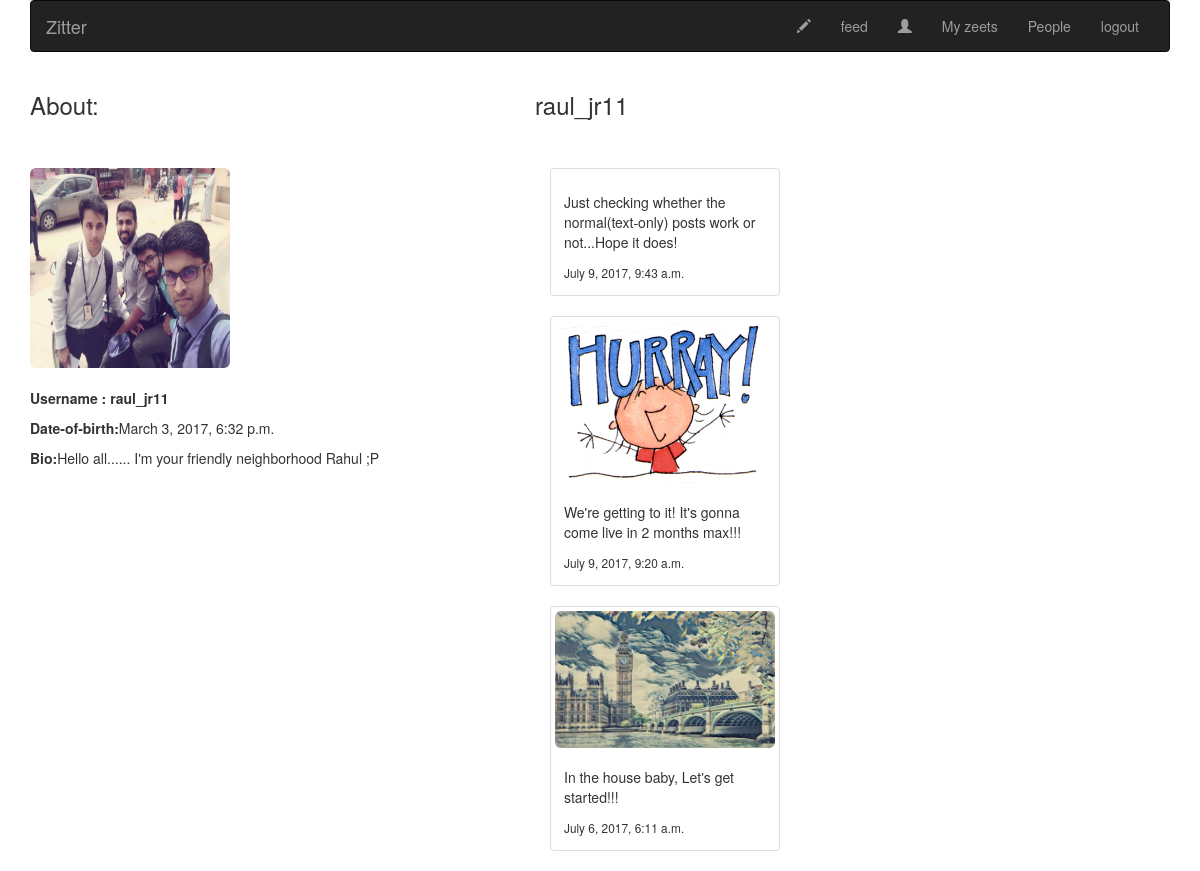
/account/users/raul_jr11/ (signed in), run on the app's committed database.
### account/models.py (models this page shows, shortened)
class Profile(models.Model):
	user = models.OneToOneField(settings.AUTH_USER_MODEL)
	photo = models.ImageField(blank = True, upload_to = '%Y/%m/%d/profiles/')
	date_of_birth = models.DateTimeField(blank = True, null = True)
	bio = models.CharField(max_length = 350, help_text = '350 characters only. Make it short ^_^')

### zeets/models.py (models this page shows, shortened)
class Zeet(models.Model):
	zeeter = models.ForeignKey(settings.AUTH_USER_MODEL, related_name = 'zeets_created')
	body = models.CharField(max_length = 140, help_text = "140 characters only :P")
	created = models.DateTimeField(auto_now = True)
	image = models.ImageField(blank = True, upload_to = '%Y/%m/%d/images/')
	class Meta:
		ordering = ['-created']

### account/views.py (the view)
# urls.py: url(r'^users/(?P<username>[-\w]+)/$', views.user_detail, name = 'user_detail'),
@login_required
def user_detail(request, username):
	user = get_object_or_404(User, username = username, is_active = True)
	zeets = Zeet.objects.filter(zeeter = user)
	return render(request, 'account/detail.html', {'zeets':zeets, 'user':user})

### account/templates/account/detail.html (shortened to what this page needs)
{% extends "base.html" %}
{% load static %}
{% block content %}
	<div class="row">
		<div class="col-md-8">
			<h3>About:</h3>
			<br><br>
			{% if user.profile.photo %}
				<img src="{{ user.profile.photo.url }}" width="200" height="200" class="img-rounded">
			{% else %}
				<img src="{% static "img/no_img.png" %}" class="img-circle">
			{% endif %}<br><br>
			<p><b>Username : {{ user.username }}</b></p>
			<p><b>Date-of-birth:</b>{{ user.profile.date_of_birth }}</p>
			<p><b>Bio:</b>{{ user.profile.bio }}</p>
		</div>
	<h3>{{ user.username }}</h3><br>
	<br>
		<div class="col-md-4">
			{% if zeets %}
				{% for zeet in zeets %}
					<div class="thumbnail">
				      	{% if zeet.image %}
								<img src="{{ zeet.image.url }}" class="img-rounded" width="250" height="250">
						{% endif %}
				        <div class="caption">
				        	<p>{{ zeet.body|linebreaks }}</p>
						  	<small>{{ zeet.created }}</small>
				    	</div>
					</div>
				{% endfor %}
			{% endif %}
		</div><hr>
	</div>
{% endblock %}

### data on the page
Zeet: body "Just checking whether the normal(text-only) posts work or not...Hope it does!", created "July 9, 2017, 9:43 a.m."
Zeet: image (picture), body "We're getting to it! It's gonna come live in 2 months max!!!", created "July 9, 2017, 9:20 a.m."
Zeet: image (picture), body "In the house baby, Let's get started!!!", created "July 6, 2017, 6:11 a.m."

### other printed values
{{ user.username }} "raul_jr11"
{{ user.profile.date_of_birth }} "March 3, 2017, 6:32 p.m."
{{ user.profile.bio }} "Hello all...... I'm your friendly neighborhood Rahul ;P"
